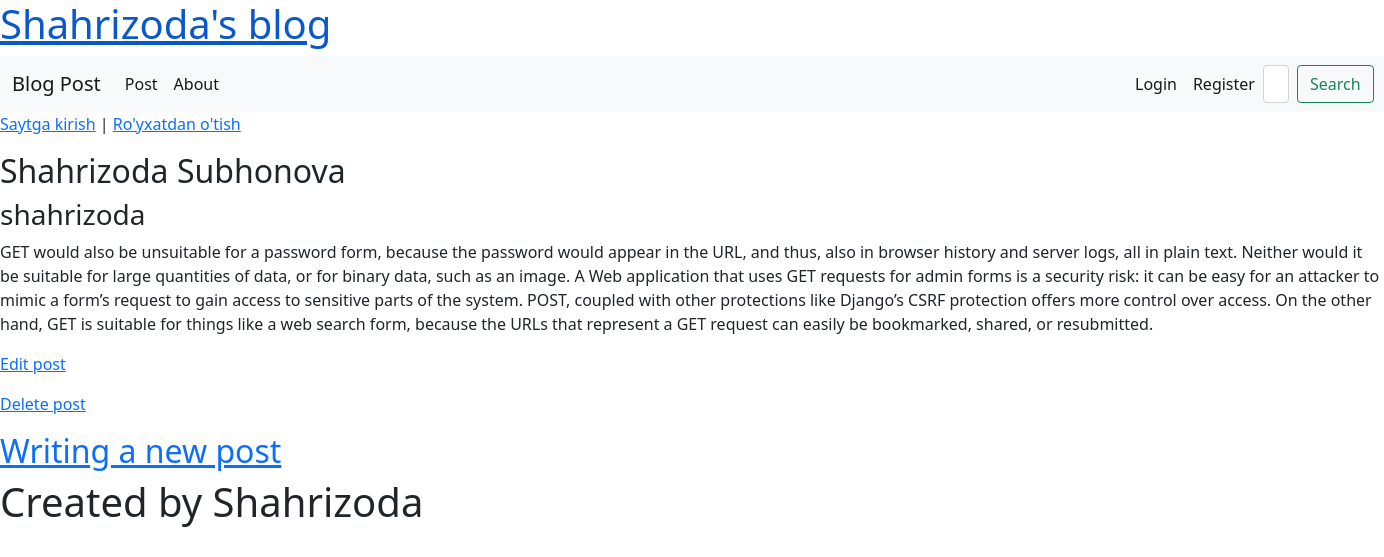
Page /post/6/ on the committed database.
### pages/models.py (models this page shows, shortened)
class Post(models.Model):
    title=models.CharField(max_length=200)
    author=models.name = models.ForeignKey(
        'auth.User',
        on_delete=models.CASCADE
    )
    body=models.TextField()

### pages/views.py (the view)
# urls.py: path('post/<int:pk>/', BlogDetailView.as_view(), name='post_detail'),
class BlogDetailView(DetailView):
    model = Post
    template_name='post_detail.html'

### templates/post_detail.html
{% extends 'base.html' %}
{% block content %}
<div class="post-entry">
    <h2>{{ post.title }}</h2>
    <h3>{{ post.author }}</h3>
    <p>{{ post.body }}</p>
</div>
<p><a href="{% url 'post_edit' post.pk %}">Edit post</a></p>
<p><a href="{% url 'post_delete' post.pk %}">Delete post</a></p>
{% endblock content %}

### rows in the picture
Post: title "Shahrizoda Subhonova", author "shahrizoda", body "GET would also be unsuitable for a password form, because the password would appear in the URL, and thus, also in browser history and server logs, all in plain text. Neither would it be suitable for large quantities of data, or for binary data, such as an image. A Web application that uses GET requests for admin forms is a security risk: it can be easy for an attacker to mimic a form’s request to gain access to sensitive parts of the system. POST, coupled with other protections like Django’s CSRF protection offers more control over access. On the other hand, GET is suitable for things like a web search form, because the URLs that represent a GET request can easily be bookmarked, shared, or…"
